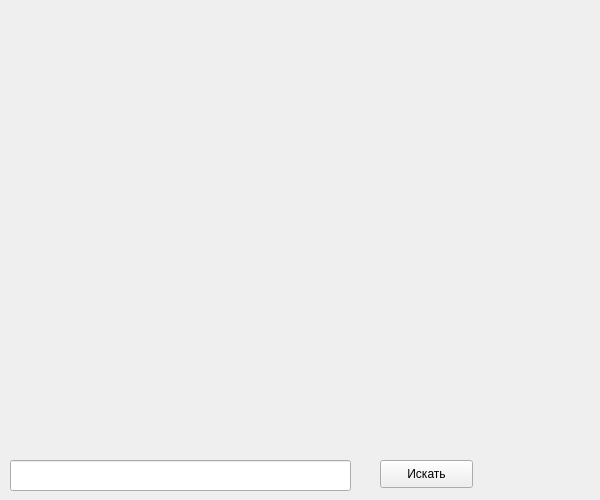
<?xml version="1.0" encoding="UTF-8"?>
<ui version="4.0">
 <class>Form</class>
 <widget class="QWidget" name="Form">
  <property name="enabled">
   <bool>true</bool>
  </property>
  <property name="geometry">
   <rect>
    <x>0</x>
    <y>0</y>
    <width>600</width>
    <height>500</height>
   </rect>
  </property>
  <property name="windowTitle">
   <string>Отображение карты</string>
  </property>
  <widget class="QLabel" name="image">
   <property name="geometry">
    <rect>
     <x>0</x>
     <y>0</y>
     <width>600</width>
     <height>450</height>
    </rect>
   </property>
   <property name="text">
    <string/>
   </property>
  </widget>
  <widget class="QLineEdit" name="edit_adress">
   <property name="enabled">
    <bool>true</bool>
   </property>
   <property name="geometry">
    <rect>
     <x>10</x>
     <y>460</y>
     <width>341</width>
     <height>31</height>
    </rect>
   </property>
  </widget>
  <widget class="QPushButton" name="btn_find">
   <property name="geometry">
    <rect>
     <x>380</x>
     <y>460</y>
     <width>93</width>
     <height>28</height>
    </rect>
   </property>
   <property name="text">
    <string>Искать</string>
   </property>
  </widget>
 </widget>
 <resources/>
 <connections/>
</ui>
